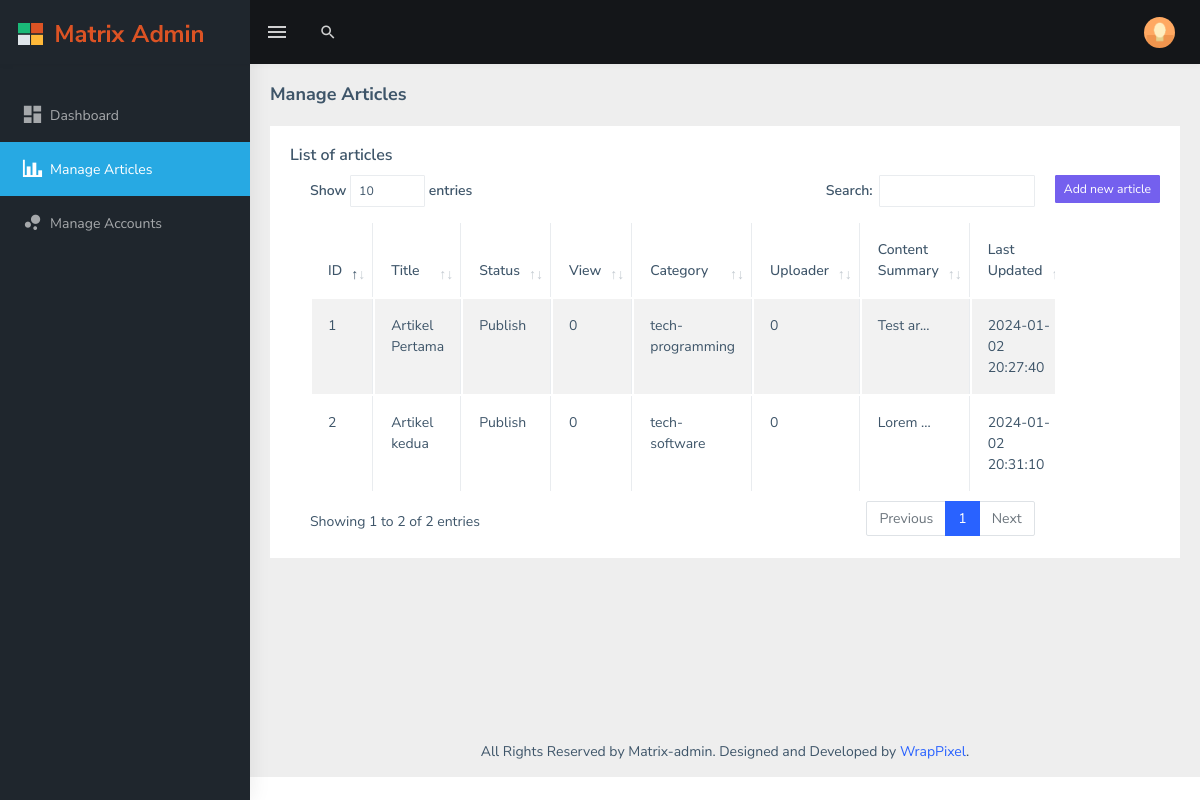
Page /admin/manage_article.php (signed in) on the committed database.
### tables this page shows
CREATE TABLE IF NOT EXISTS `db_article` (
  `id_article` int(5) NOT NULL,
  `title` varchar(30) DEFAULT NULL,
  `publish` tinyint(1) DEFAULT NULL,
  `view` int(7) DEFAULT NULL,
  `category` varchar(20) DEFAULT NULL,
  `uploader` int(5) DEFAULT NULL,
  `article_img` varchar(255) DEFAULT NULL,
  `content` longtext,
  `last_updated` datetime DEFAULT CURRENT_TIMESTAMP
);

### db_config.php (called while the page is built, shortened)
<?php
class Database
{
  var $servername = "localhost";
  var $username = "root";
  var $password = "";
  var $database = "db_jewepe";
  var $connection = "";
  function __construct()
  {
    $this->connection = mysqli_connect($this->servername, $this->username, $this->password, $this->database);
  }
  public function get_all_data_article()
  {
    $data = mysqli_query($this->connection, "SELECT * FROM db_article");
    return $data;
  }
}
?>

### admin/manage_article.php (the view, shortened to what this page needs)
<?php
require("../db_config.php");
$db = new Database();
$query = $db->get_all_data_article();
?>
<!DOCTYPE html>
<html dir="ltr" lang="en">
<head>
  <link rel="stylesheet" type="text/css" href="../assets/extra-libs/multicheck/multicheck.css" />
  <link href="../assets/libs/datatables.net-bs4/css/dataTables.bootstrap4.css" rel="stylesheet" />
  <link href="../dist/css/style.min.css" rel="stylesheet" />
</head>
<body>
  <div id="main-wrapper" data-layout="vertical" data-navbarbg="skin5" data-sidebartype="full"
    data-sidebar-position="absolute" data-header-position="absolute" data-boxed-layout="full">
    <?php
    include("admin_topbar.php");
    include("admin_sidebar.php");
    ?>
    <div class="page-wrapper">
      <div class="page-breadcrumb">
        <div class="row">
          <div class="col-12 d-flex no-block align-items-center">
            <h4 class="page-title">Manage Articles</h4>
          </div>
        </div>
      </div>
      <div class="container-fluid">
        <div class="row">
          <div class="col-12">
            <div class="card">
              <div class="card-body">
                <h5 class="card-title">List of articles</h5>
                <a type="button" href="add_article.php" class="btn btn-primary btn-sm float-end">
                  Add new article
                </a>
                <div class="table-responsive">
                  <table id="zero_config" class="table table-striped table-bordered">
                    <thead>
                      <tr>
                        <th>ID</th>
                        <th>Title</th>
                        <th>Status</th>
                        <th>View</th>
                        <th>Category</th>
                        <th>Uploader</th>
                        <th>Content Summary</th>
                        <th>Last Updated</th>
                      </tr>
                    </thead>
                    <tbody>
                      <?php
                      while ($row = mysqli_fetch_array($query)) {
                        $contentSumm = strlen($row['content']) > 10 ? substr($row['content'], 0, 10) . '...' : $row['content'];
                        if ($row['publish'] == 0) {
                          $publish_conv = 'Draft';
                        } else {
                          $publish_conv = 'Publish';
                        }
                        echo "<tr>";
                        echo "<td>" . $row['id_article'] . "</td>";
                        echo "<td>" . $row['title'] . "</td>";
                        echo "<td>" . $publish_conv . "</td>";
                        echo "<td>" . $row['view'] . "</td>";
                        echo "<td>" . $row['category'] . "</td>";
                        echo "<td>" . $row['uploader'] . "</td>";
                        echo "<td>" . $contentSumm . "</td>";
                        echo "<td>" . $row['last_updated'] . "</td>";
                        echo "</tr>";
                      }
                      ?>
                    </tbody>
                  </table>
                </div>
              </div>
            </div>
          </div>
        </div>
      </div>
      <footer class="footer text-center">
        All Rights Reserved by Matrix-admin. Designed and Developed by
        <a href="https://www.wrappixel.com">WrapPixel</a>.
      </footer>
    </div>
  </div>
</body>
</html>

### admin/admin_topbar.php (shortened to what this page needs)
<header class="topbar" data-navbarbg="skin5">
  <nav class="navbar top-navbar navbar-expand-md navbar-dark">
    <div class="navbar-header" data-logobg="skin5">
      <a class="navbar-brand" href="index.php">
        <b class="logo-icon ps-2">
          <img src="../assets/images/logo-icon.png" alt="homepage" class="light-logo" width="25" />
        </b>
        <span class="logo-text ms-2">
          <img src="../assets/images/logo-text.png" alt="homepage" class="light-logo" />
        </span>
      </a>
    </div>
    <div class="navbar-collapse collapse" id="navbarSupportedContent" data-navbarbg="skin5">
      <ul class="navbar-nav float-start me-auto">
        <li class="nav-item d-none d-lg-block">
          <a class="nav-link sidebartoggler waves-effect waves-light" href="javascript:void(0)"
            data-sidebartype="mini-sidebar"><i class="mdi mdi-menu font-24"></i></a>
        </li>
        <li class="nav-item search-box">
          <a class="nav-link waves-effect waves-dark" href="javascript:void(0)"><i class="mdi mdi-magnify fs-4"></i></a>
        </li>
      </ul>
      <ul class="navbar-nav float-end">
        <li class="nav-item dropdown">
          <a class="
                    nav-link
                    dropdown-toggle
                    text-muted
                    waves-effect waves-dark
                    pro-pic
                  " href="#" id="navbarDropdown" role="button" data-bs-toggle="dropdown" aria-expanded="false">
            <img src="../assets/images/users/1.jpg" alt="user" class="rounded-circle" width="31" />
          </a>
        </li>
      </ul>
    </div>
  </nav>
</header>

### admin/admin_sidebar.php
<aside class="left-sidebar" data-sidebarbg="skin5">
  <div class="scroll-sidebar">
    <nav class="sidebar-nav">
      <ul id="sidebarnav" class="pt-4">
        <li class="sidebar-item">
          <a class="sidebar-link waves-effect waves-dark sidebar-link" href="index.php" aria-expanded="false"><i
              class="mdi mdi-view-dashboard"></i><span class="hide-menu">Dashboard</span></a>
        </li>
        <li class="sidebar-item">
          <a class="sidebar-link waves-effect waves-dark sidebar-link" href="manage_article.php"
            aria-expanded="false"><i class="mdi mdi-chart-bar"></i><span class="hide-menu">Manage Articles</span></a>
        </li>
        <li class="sidebar-item">
          <a class="sidebar-link waves-effect waves-dark sidebar-link" href="manage_account.php"
            aria-expanded="false"><i class="mdi mdi-chart-bubble"></i><span class="hide-menu">Manage Accounts</span></a>
        </li>
      </ul>
    </nav>
  </div>
</aside>

### rows in the picture
db_article: id_article "1", title "Artikel Pertama", publish "Publish", view "0", category "tech-programming", uploader "0", content "Test ar...", last_updated "2024-01-02 20:27:40"
db_article: id_article "2", title "Artikel kedua", publish "Publish", view "0", category "tech-software", uploader "0", content "Lorem ...", last_updated "2024-01-02 20:31:10"
